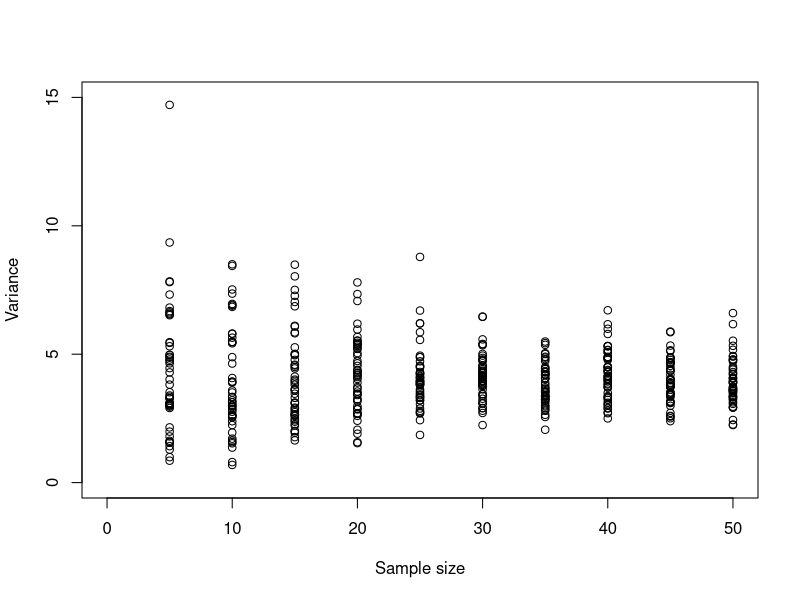

R code for this plot:
## ---- chunk 1
knitr::opts_chunk$set(echo = TRUE)
## ---- chunk 2
knitr::opts_chunk$set(echo = TRUE)
x <- c(1,2,3,4,5,6,7,8,9,10,100,1000)
geometric_mean <- exp(mean(log(x)))
geometric_mean
## ---- chunk 3
knitr::opts_chunk$set(echo = TRUE)
sum_of_squares <- function(x) {sum((x - mean(x))^2)}
sum_of_squares(x)
## ---- chunk 4
knitr::opts_chunk$set(echo = TRUE)
sample_variance <- function(x) {sum((x - mean(x))^2)/(length(x) - 1)}
sample_variance(x)
## ---- chunk 5
knitr::opts_chunk$set(echo = TRUE)
plot(c(0, 50), c(0, 15), type = "n", xlab = "Sample size", ylab = "Variance")
for (n in seq(5, 50, 5)) # samples of 5-50 by 5.
{
    for (i in 1:50) #50 replicates
    {
        x <- rnorm(n, mean = 10, sd = 2)
        points(n, var(x))
    }
}
